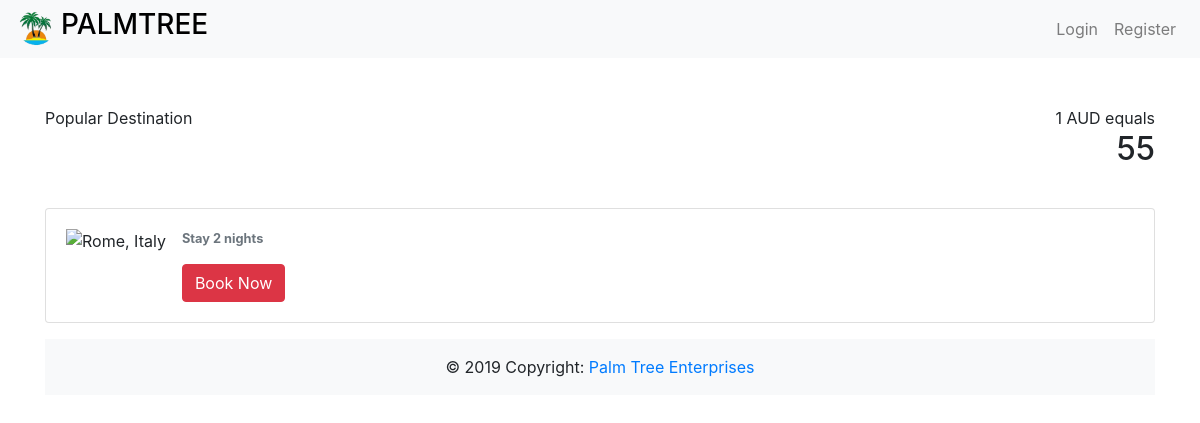
/listings/1, run on an earlier commit of the app's database.
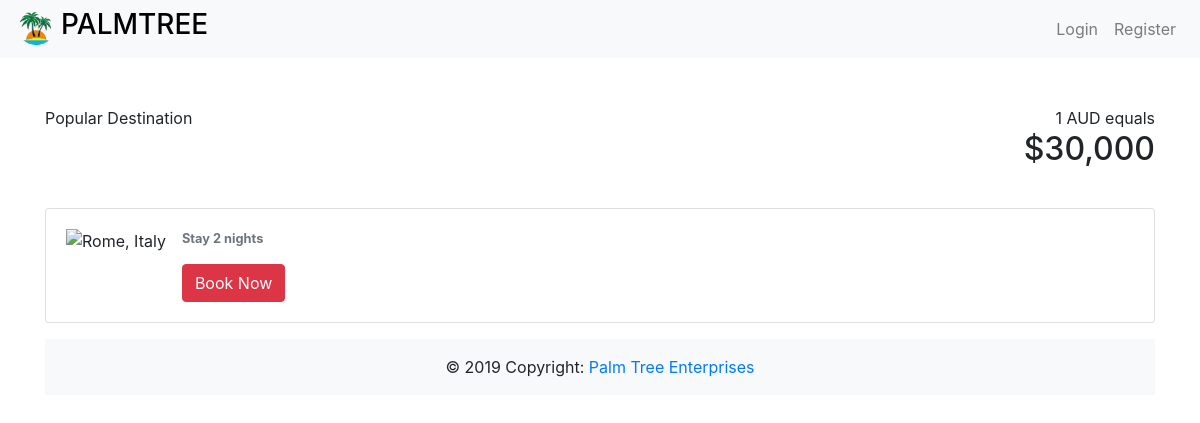
And on a later commit of the database.
### palmtree/models.py (models this page shows, shortened)
class Listing(db.Model):
    __tablename__ = 'listings'
    id = db.Column(db.Integer, primary_key=True)
    description = db.Column(db.String(200))
    title = db.Column(db.String(80))
    image = db.Column(db.String(400))
    price = db.Column(db.String(5))
    category = db.Column(db.String(80))
    created_by = db.Column(db.Integer, db.ForeignKey('users.userID'))
    created_at = db.Column(db.String(80))

### palmtree/listings.py (the view)
@bp.route('/<id>')
def show(id):
    listing = Listing.query.filter_by(id=id).first()
    return render_template('listings/show.html', listing=listing)

### palmtree/templates/listings/show.html (shortened to what this page needs)
{% extends 'base.html' %}
{%import "bootstrap/wtf.html" as wtf%}
{% block content %}
<div class="container">
    <div class="row mt-5 mb-3">
      <div class="col-md-12">
        <div class="float-left">
          <p>Popular Destination</p>
        </div>
        <div class="float-right text-right">
          <p class="mb-0">1 AUD equals</p>
          <h2 id="exchange-rate">{{listing.price}}</h1>
        </div>
      </div>
    </div>
    <div class="row">
      <div class="col-md-12">
        <div class="card my-3">
          <div class="card-body">
            <div class="media">
              <img class="align-self-start mr-3" src="{{listing.picture}}" alt="Rome, Italy" style="max-width: 250px;">
              <div class="media-body">
                <small class="font-weight-bold text-muted">Stay 2 nights</small>
                <a href="#" class="btn btn-danger">Book Now</a>
              </div>
            </div>
          </div>
        </div>
      </div>
    </div>
{% endblock %}

### palmtree/templates/base.html (shortened to what this page needs)
<html>
  <head>
    <link rel="stylesheet" href="../static/normalize.css">
    <link
      rel="stylesheet"
      href="https://stackpath.bootstrapcdn.com/bootstrap/4.1.3/css/bootstrap.min.css"
    />
    <link rel="stylesheet" href="../static/main.css">
  </head>
  <body>
    <nav class="navbar navbar-expand-sm bg-light navbar-light justify-content-between">
      <ul class="navbar-nav">
        <a id="logo" href="/">
            <img
            src="../static/imgs/logo.png"
            width="40"
            height="40"
          />
            <h3>PALMTREE</h3>
        </a>
      </ul>
      {% if current_user.is_authenticated %}
      <ul class="col-md-6 mx-auto text-center">
          <input class="form-control" type="text" placeholder="What're you searching for?" aria-label="Search">
      </ul>
      <ul class="col-sm-2 text-center">
        <button type="submit" class="btn btn-primary rounded-pill btn-block shadow-sm">Search</button>
      </ul>
      <ul class="navbar-nav">
          <li class="nav-item">
              <a class="nav-link" style="display: flex;" href="/manage"> <i class="material-icons">
                  person
                  </i> {{ current_user.username }}</a>
            </li>
          <li class="nav-item">
              <a class="nav-link" href="/listings/create">Create Listing</a>
            </li>
          <li class="nav-item">
              <a class="nav-link" href="/manage">Manage Listings</a>
            </li>
      </ul>
      {% else  %}
      <ul class="navbar-nav">
          <li class="nav-item">
              <a class="nav-link" href="/login">Login</a>
            </li>
          <li class="nav-item">
              <a class="nav-link" href="/register ">Register</a>
            </li>
      </ul>
{% endif %}
    </nav>
    {% block content %} {% endblock %}
    <footer class="page-footer font-small blue">
      <div
        class="bg-light text-center"
        style="width:100%;"
      >
        <div class="footer-copyright py-3">
          © 2019 Copyright:
          <a href="https://www.google.com.au/?gws_rd=ssl">
            Palm Tree Enterprises</a
          >
        </div>
    </footer>
  </body>
</html>

### palmtree/static/main.css (style rules this page uses)
body { margin: 0; padding: 0; background-image: url("../static/imgs/background.png"); height: 100vh; }
#logo { color: black; text-decoration: none; display: flex; justify-content: center; }
#logo h3 { display: inline; margin-left: 5px; }

What changed in the data, as far as the page shows it:
changed Listing: price "55" → "$30,000"
